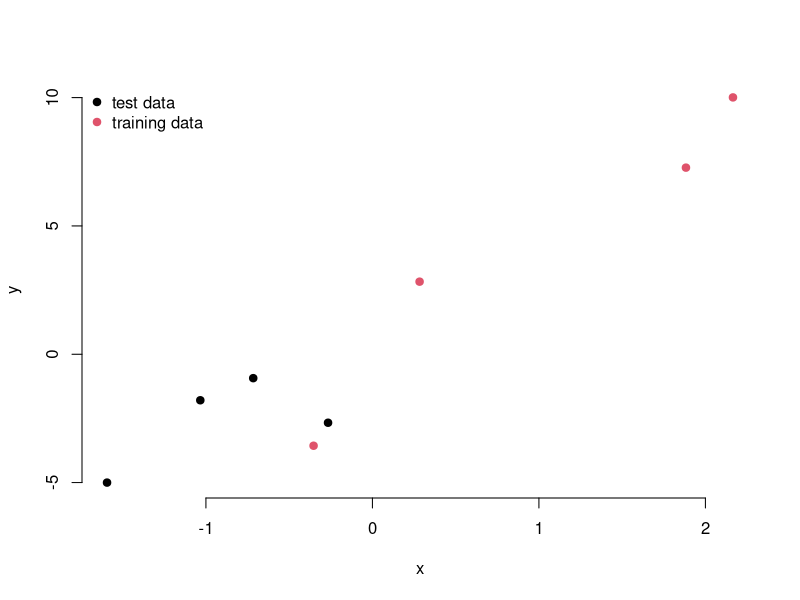
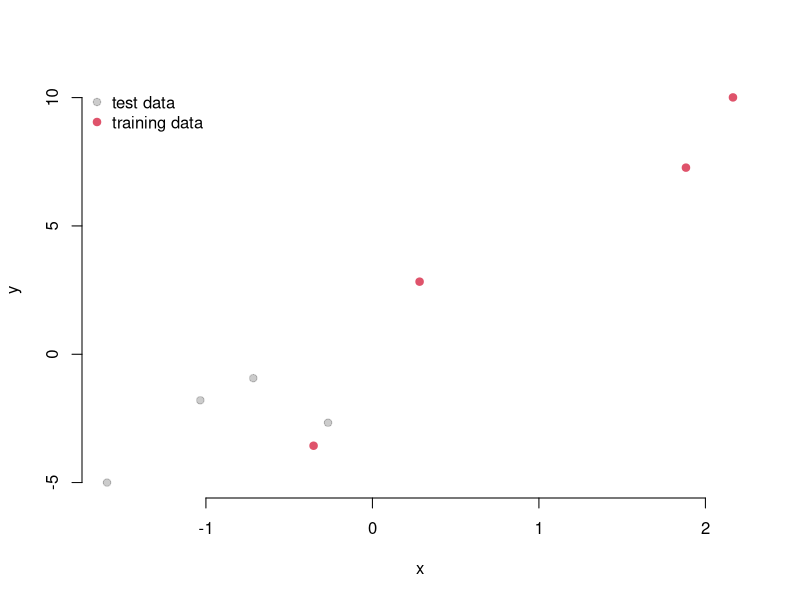
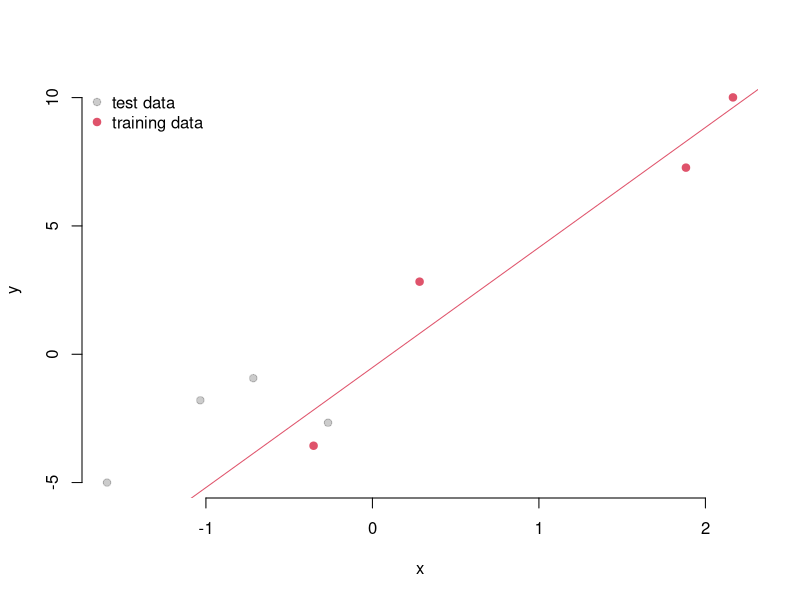

Here is the R script that generated these plots, in order:
## ---- chunk 1
library(ggplot2)

## ---- chunk 2
par(bty = 'n')
n <- 8
x <- sort(rnorm(n))
y <- rnorm(n, 4 * x + .6 * x^2, 1.5)
group <- sample(c('test', 'train'), n, replace = TRUE)
plot(x, y, pch = 19, col = as.numeric(factor(group)))
legend('topleft', 
       col = 1:2, 
       legend = c('test data', 'training data'), 
       pch = 19, 
       bty='n')
## ---- chunk 3
par(bty = 'n')
library(scales)
alph <- .2
alphas <- ifelse(group == 'train', 1, alph)
plot(x, y, pch = 19, col = alpha(as.numeric(factor(group)), alphas))
legend('topleft', 
       col = c(alpha(1, alph), 2), 
       legend = c('test data', 'training data'), 
       pch = 19, 
       bty='n')
## ---- chunk 4
par(bty = 'n')
plot(x, y, pch = 19, col = alpha(as.numeric(factor(group)), alphas))
legend('topleft', 
       col = c(alpha(1, alph), 2), 
       legend = c('test data', 'training data'), 
       pch = 19, 
       bty='n')
y_tr <- y[group == 'train']
x_tr <- x[group == 'train']
y_test <- y[group == 'test']
x_test <- x[group == 'test']
X_test <- model.matrix(lm(y_test ~ x_test))
m_train <- lm(y_tr ~ x_tr)
abline(m_train, col = 2)
